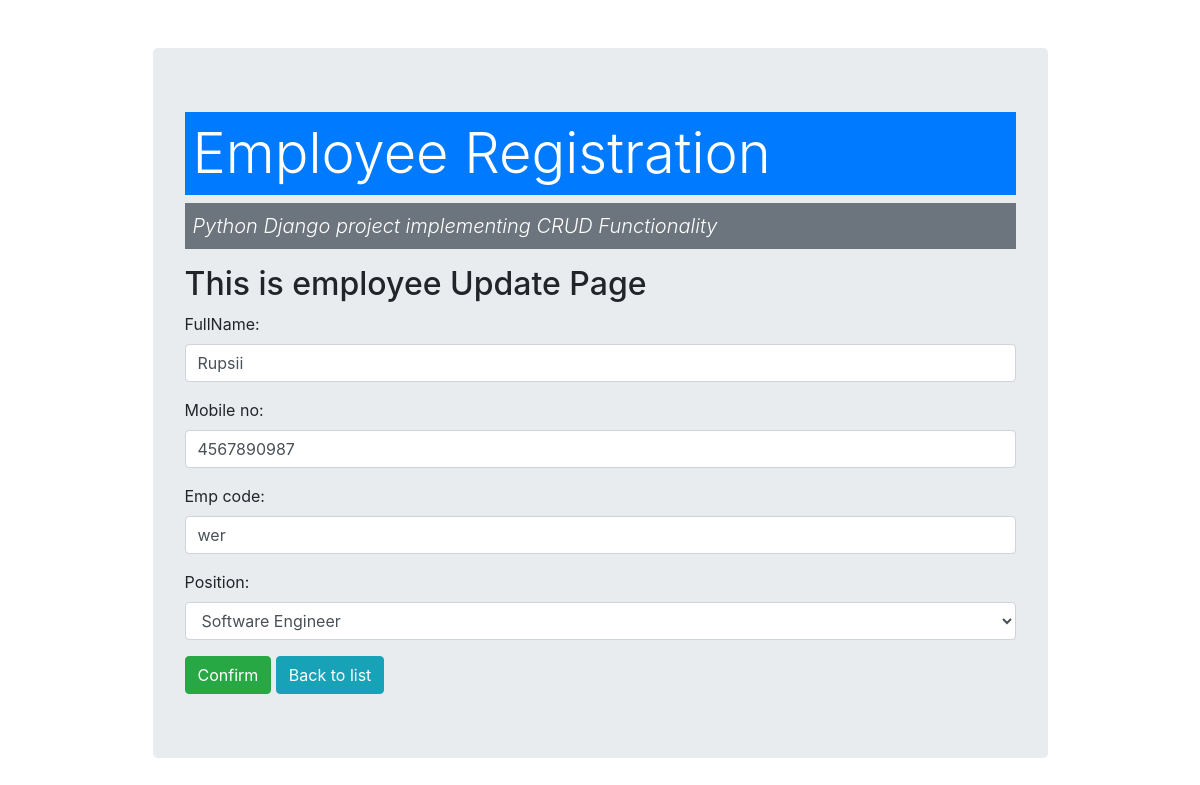
The page /update/3/ on the database its author committed.
### employeeregister/models.py (models this page shows, shortened)
class employee(models.Model):
    FullName=models.CharField(max_length=100)
    emp_code=models.CharField(max_length=3)
    mobile_no=models.CharField(max_length=10)
    position=models.ForeignKey(position,on_delete=models.CASCADE)

### employeeregister/views.py (the view)
# urls.py: path('update/<int:id>/',views.employee_update,name='employee_update')
def employee_update(request,id):
    if request.method=='POST':
        pi=employee.objects.get(pk=id)
        fm=employeeForm(request.POST,instance=pi)
        if fm.is_valid():
            fm.save()
    else:
        pi=employee.objects.get(pk=id)
        fm=employeeForm(instance=pi)
    return render(request,'employee/employeeUpdate.html',{'form':fm})

### employeeregister/forms.py
class employeeForm(forms.ModelForm):
    class Meta:
        model = employee
        fields = ("FullName","mobile_no","emp_code","position")
        widgets={
            'FullName':forms.TextInput(attrs={'class':'form-control','id':'fullName','placeholder':'Full Name'}),
            'mobile_no':forms.TextInput(attrs={'class':'form-control','id':'mobNo','placeholder':'Mobile Number'}),
            'emp_code':forms.TextInput(attrs={'class':'form-control','id':'emp_code','placeholder':'Emp. Code'}),
            'position':forms.Select(attrs={'class':'form-control','id':'exampleFormControlSelect1'}),
        }

### employeeregister/models.py (called while the page is built)
    def __str__(self):
        return self.title

### employeeregister/templates/employee/employeeUpdate.html (shortened to what this page needs)
{% extends 'employee/base.html' %}
{% block content %}
<h2>This is employee Update Page</h2>
<form action="" method='POST'>
  {{form.as_p}}
  <input type='submit' class='btn btn-success' value='Confirm'>
  <a href="{% url 'employee_list' %}" class='btn btn-info'>Back to list</a>
</form>
{% endblock %}

### rows shown on the page
employee: FullName "Rupsii", mobile_no "4567890987", emp_code "wer", position "Software Engineer"
